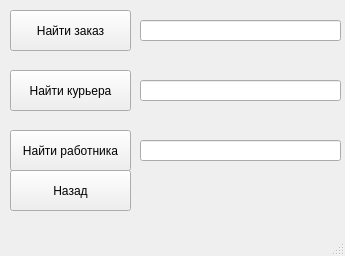
<?xml version="1.0" encoding="UTF-8"?>
<ui version="4.0">
 <class>SearchWindow</class>
 <widget class="QMainWindow" name="SearchWindow">
  <property name="geometry">
   <rect>
    <x>0</x>
    <y>0</y>
    <width>345</width>
    <height>256</height>
   </rect>
  </property>
  <property name="windowTitle">
   <string>MainWindow</string>
  </property>
  <widget class="QWidget" name="centralwidget">
   <widget class="QPushButton" name="pushButton">
    <property name="geometry">
     <rect>
      <x>10</x>
      <y>10</y>
      <width>121</width>
      <height>41</height>
     </rect>
    </property>
    <property name="text">
     <string>Найти заказ</string>
    </property>
   </widget>
   <widget class="QPushButton" name="pushButton_3">
    <property name="geometry">
     <rect>
      <x>10</x>
      <y>70</y>
      <width>121</width>
      <height>41</height>
     </rect>
    </property>
    <property name="text">
     <string>Найти курьера</string>
    </property>
   </widget>
   <widget class="QPushButton" name="pushButton_4">
    <property name="geometry">
     <rect>
      <x>10</x>
      <y>130</y>
      <width>121</width>
      <height>41</height>
     </rect>
    </property>
    <property name="text">
     <string>Найти работника</string>
    </property>
   </widget>
   <widget class="QPushButton" name="pushButton_5">
    <property name="geometry">
     <rect>
      <x>10</x>
      <y>170</y>
      <width>121</width>
      <height>41</height>
     </rect>
    </property>
    <property name="text">
     <string>Назад</string>
    </property>
   </widget>
   <widget class="QLineEdit" name="lineEdit">
    <property name="geometry">
     <rect>
      <x>140</x>
      <y>20</y>
      <width>201</width>
      <height>21</height>
     </rect>
    </property>
   </widget>
   <widget class="QLineEdit" name="lineEdit_3">
    <property name="geometry">
     <rect>
      <x>140</x>
      <y>80</y>
      <width>201</width>
      <height>21</height>
     </rect>
    </property>
   </widget>
   <widget class="QLineEdit" name="lineEdit_4">
    <property name="geometry">
     <rect>
      <x>140</x>
      <y>140</y>
      <width>201</width>
      <height>21</height>
     </rect>
    </property>
   </widget>
  </widget>
  <widget class="QMenuBar" name="menubar">
   <property name="geometry">
    <rect>
     <x>0</x>
     <y>0</y>
     <width>345</width>
     <height>21</height>
    </rect>
   </property>
  </widget>
  <widget class="QStatusBar" name="statusbar"/>
 </widget>
 <resources/>
 <connections/>
</ui>
